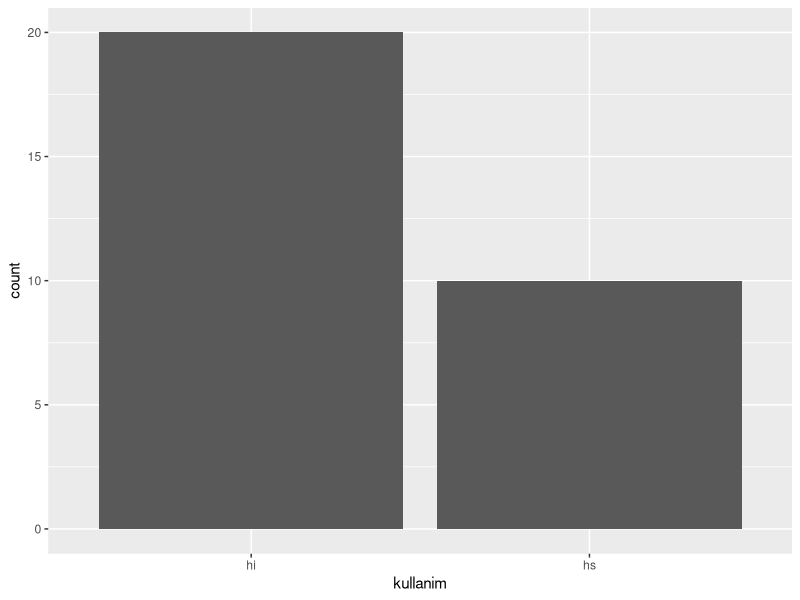
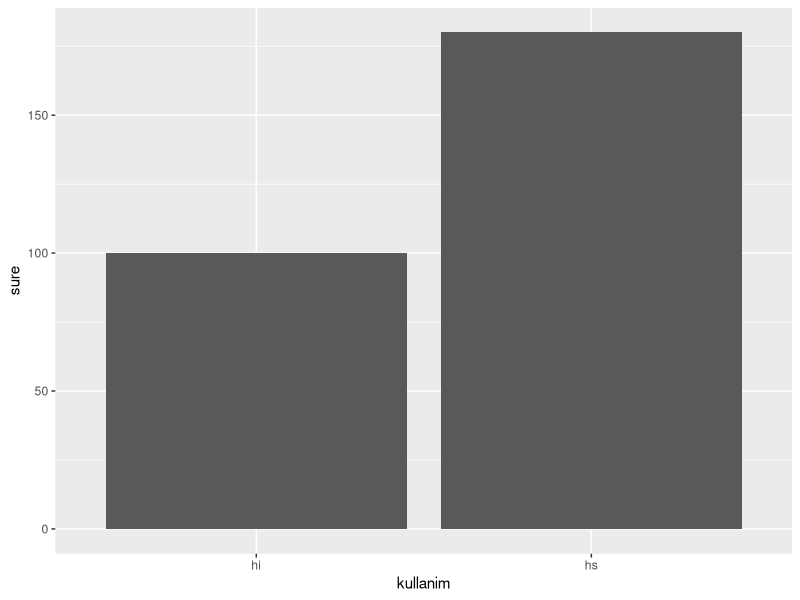
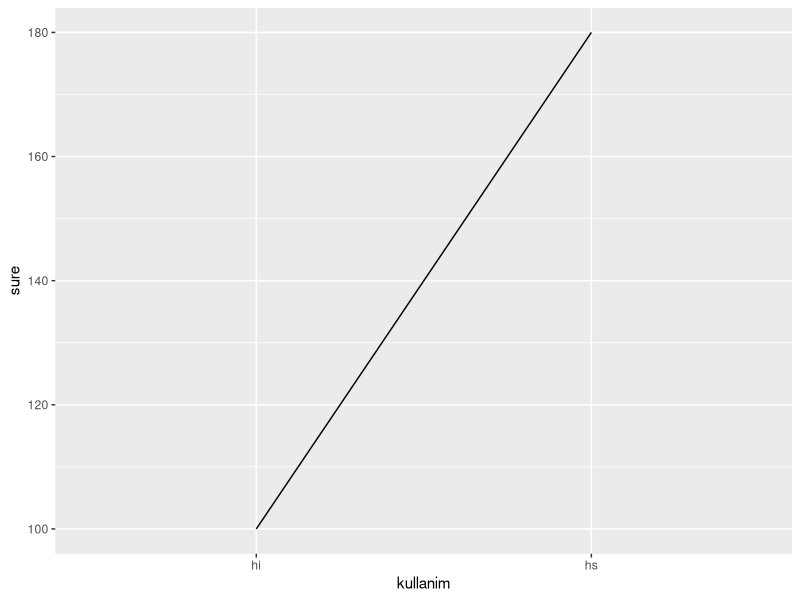
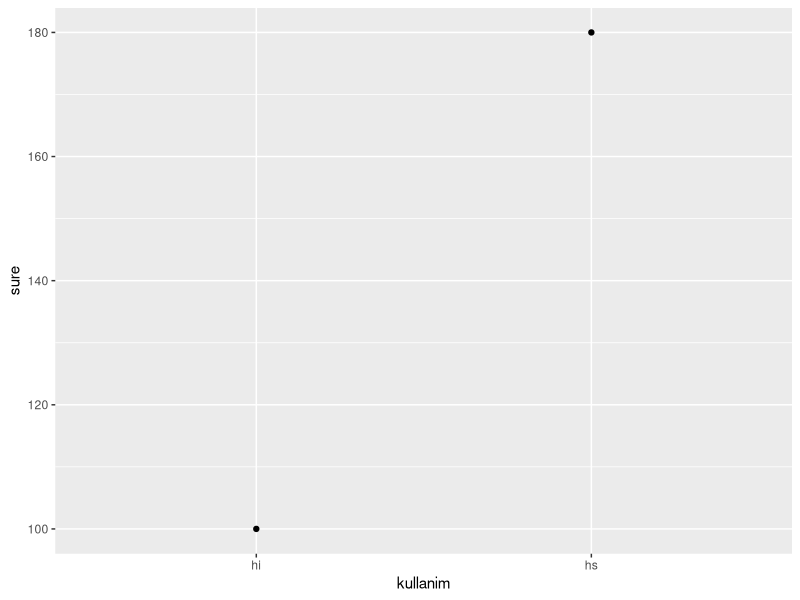
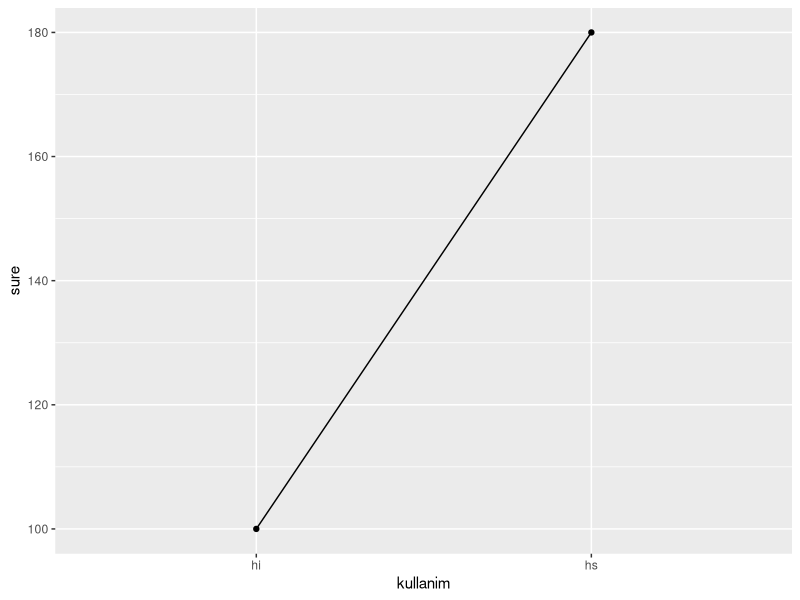
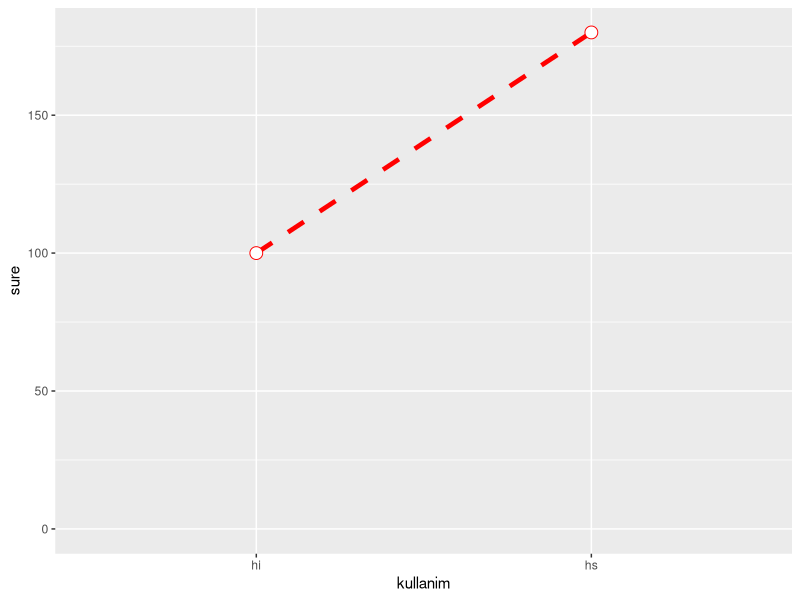
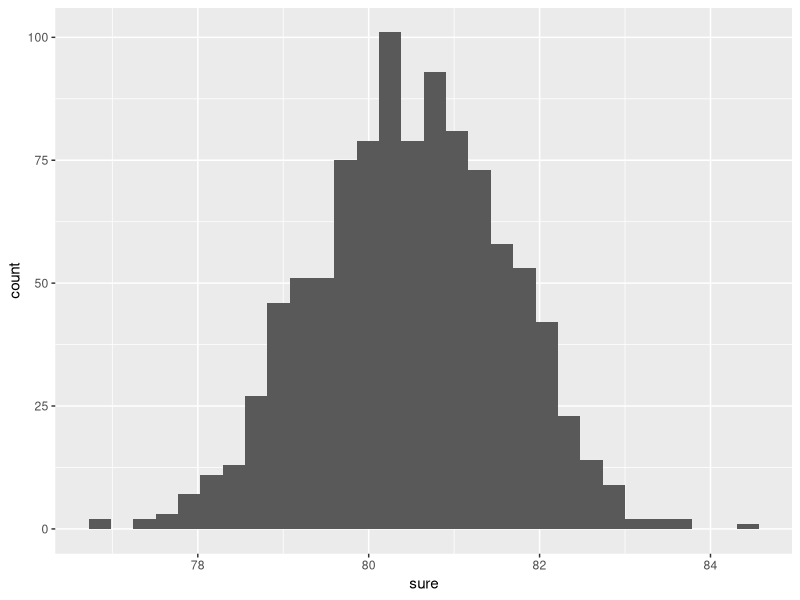
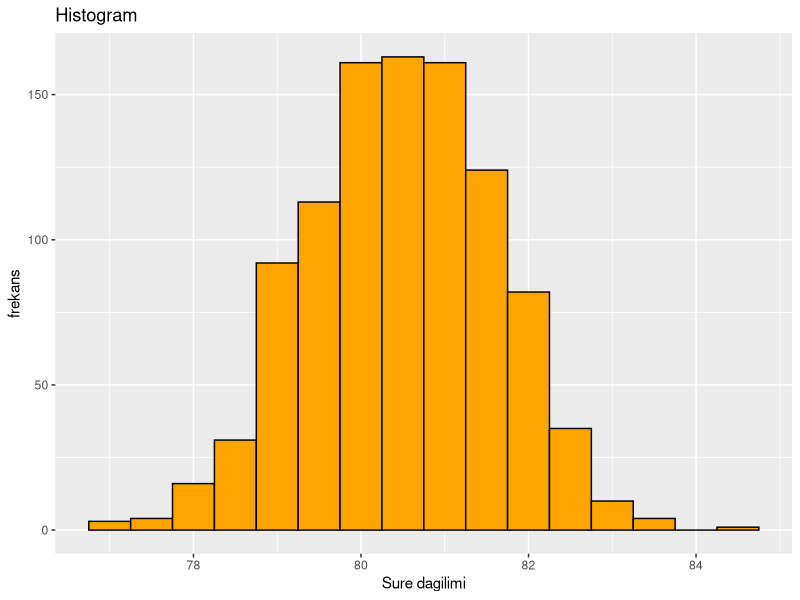

R code for these plots, in order:
## ---- chunk 1

library(tibble)
library(dplyr)
library(ggplot2)


## ---- chunk 2



df <- tibble(
  kullanim = c(rep("hi", 20), rep("hs", 10)))


df2 <- tibble(
  kullanim = factor(c("hi", "hs"),    
  levels = c("hi","hs")),
  sure = c(100, 180))

## ---- chunk 3

# aes fonksiyonu estetik ozelliklerini belirtir


# sutun grafigi frekansa gore

ggplot(df, aes(x = kullanim)) +
  geom_bar()

# sutun grafigi mutlak degere gore

ggplot(df2, aes(x = kullanim, y = sure)) +
  geom_bar(stat = "identity")



## ---- chunk 4

# cizgi grafik

ggplot(df2, aes(x = kullanim, y = sure, group = 1)) +
  geom_line()

# nokta grafik
ggplot(df2, aes(x = kullanim, y = sure, group = 1)) +
  geom_point()

# nokta ve cizgi bir arada grafik
ggplot(df2, aes(x = kullanim, y = sure, group = 1)) +
  geom_line() + geom_point()


# nokta ve cizgi bir arada grafik geometrik sekilleri ozellestirilmis sekilde ve y argumani 0  dan baslamaktadir
ggplot(df2, aes(x = kullanim, y = sure, group = 1)) +
  geom_line(colour = "red", linetype = "dashed", size = 1.6) + 
  geom_point(colour = "red", size = 4, shape = 21, fill = "white" ) + expand_limits(y = 0)

## ---- chunk 5

df <- tibble(
  cinsiyet = factor(rep(c("E", "K"), each = 500)),
  sure = c(rnorm(500, mean = 80), rnorm(500, mean = 81)))


## ---- chunk 6

#histogram olusturmak icin 2 parametre gereklidir. Biri grup sayisi digeri grup aralıgı.

ggplot(df, aes(sure)) + 
  geom_histogram()


ggplot(df, aes(sure)) + 
  geom_histogram(binwidth = .5, colour = "black", fill = "orange") +
  xlab("Sure dagilimi") + ylab("frekans") + ggtitle("Histogram")


# yogunluk grafigi

ggplot(df, aes(sure)) + 
  geom_density()


# yogunluk fonksiyonu ve histogram bir arada

ggplot(df, aes(sure)) + 
  geom_histogram(aes( y = ..density..), binwidth = .5, colour = "black", fill = "orange"   ) +
  geom_density(alpha = .3, fill = "black")


# Kirilimlara gore Histogram ve Yogunluk Grafigi

ggplot(df, aes(sure, fill = cinsiyet)) + 
  geom_histogram(binwidth = .5, alpha = .5, position = "identity") 

ggplot(df, aes(sure, fill = cinsiyet)) + 
  geom_density() 


# kirilimlari iki ayri grafikte gostermek icin facet_grid() fonksiyonu kullanilir

ggplot(df, aes(sure)) + 
  geom_histogram(binwidth = .5, colour = "black", fill = "orange") +
  facet_grid(cinsiyet ~ .)

## ---- chunk 7

# Veri seti icerisindeki aykiri gorselleri gormek icin kullanilir

ggplot(df, aes(x = cinsiyet, y = sure, fill = cinsiyet)) + 
  geom_boxplot()

# guides fonksiyonu seklin sag tarafindaki sekli kaldirmak icin kullanilir, coord_flip fonksiyonu sekilleri yan cevirir

ggplot(df, aes(x = cinsiyet, y = sure, fill = cinsiyet)) + 
  geom_boxplot() +
  guides(fill = FALSE) +
  coord_flip()

## ---- chunk 8

# kendi degerleri uzerindn kapladigi alani gosterir

ggplot(df, aes(sure)) +  
  geom_area(stat = "bin")


## ---- chunk 9

ggplot(df, aes(sure)) +  
  geom_freqpoly()


## ---- chunk 10

ggplot(df, aes(sure)) +  
  geom_dotplot()


## ---- chunk 11

# Scatter plot verilen iki surekli degiskenin birbirlerine gore durumlarini anlamaya yariyor

df <- tibble(
  cinsiyet = factor(rep(c("E", "K"), each = 500)),
  m = c(rnorm(500, mean = 80), rnorm(500, mean = 82)),
  w = c(rnorm(500, mean = 82), rnorm(500, mean = 81)))

df

## ---- chunk 12

ggplot(df, aes(m, w)) +  
  geom_point() 


ggplot(df, aes(m, w)) +  
  geom_point() + 
  geom_smooth(method = lm)


ggplot(df, aes(m, w)) +  
  geom_point() + 
  geom_smooth(method = lm, se = FALSE)

ggplot(df, aes(m, w)) +  
  geom_point() + 
  geom_smooth()


ggplot(df, aes(m, w, color = cinsiyet)) +  
  geom_point() 

ggplot(df, aes(m, w, color = cinsiyet)) +  
  geom_point() +
  geom_smooth(method = lm, se = FALSE)

## ---- chunk 13

df <- tibble(
  kullanim = factor(c("hi", "hs"), levels = c("hi", "hs")),
  sure = c(100,180))


ggplot(df, aes(kullanim, sure, fill = kullanim)) +
  geom_bar(colour = "black", fill = "orange", stat = "identity"  )


## ---- chunk 14

df <- tibble(
  cinsiyet = factor(rep(c("E", "K"), each = 500)),
  sure = c(rnorm(500, mean = 80), rnorm(500, mean = 81)))

ggplot(df, aes(x = cinsiyet, y = sure, fill = cinsiyet)) + 
  geom_boxplot() +
  guides(fill = FALSE) 

## ---- chunk 15


ggplot(df, aes(x = cinsiyet, y = sure, fill = cinsiyet)) +
  geom_dotplot(binaxis = "y", stackdir = "center")

## ---- chunk 16


ggplot(df, aes(x = cinsiyet, y = sure, fill = cinsiyet)) +
  geom_violin(scale = "area")

## ---- chunk 17

df <- tibble(
  kullanim = factor(c("hi", "hs","hi", "hs"), levels = c("hi", "hs")),
  sure = c(100,180, 90, 200),
  cinsiyet = factor(c("E","E","K","K")))

ggplot(df, aes(kullanim, cinsiyet)) +
  geom_count()


## ---- chunk 18

df <- tibble(
  c = factor(rep(c("E", "K"), each = 600)),
  m = c(rnorm(600, mean = 80), rnorm(600, mean = 82)),
  w = c(rnorm(600, mean = 82), rnorm(600, mean = 81)),
  me = factor(rep(c("A","B", "C"), each = 400)))


t <- ggplot(df, aes(m,w))+ geom_point()

# sutunlara bolme
t + facet_grid(. ~ c)

# satirlara gore bolme
t + facet_grid(c ~ .)

# hem satir hem sutunlara bolme
t + facet_grid(me ~ c)



## ---- chunk 19

head(economics)

d <- economics


ggplot(d, aes(date, pop)) +
  geom_line()

# alt kumesini grafikleme

s <- d %>% filter(date > as.Date("2010-1-1"))

ggplot(s, aes(date, pop)) +
  geom_line()


# isiszligin tarihlere gore degisimi
ggplot(d, aes(date, pop)) +
  geom_line(aes(size = unemploy/pop))



## ---- chunk 20

library(tidyr)

df <- economics %>%
  select(date, psavert, uempmed) %>%
  gather(key = "variable", value = "value", -date)
head(df, 3)

ggplot(df, aes(date,value)) + 
  geom_line(aes(color = variable), size = 1)


ggplot(df, aes(date,value)) + 
  geom_area(aes(color = variable, fill = variable), alpha = 0.5, position = position_dodge(0.8))


